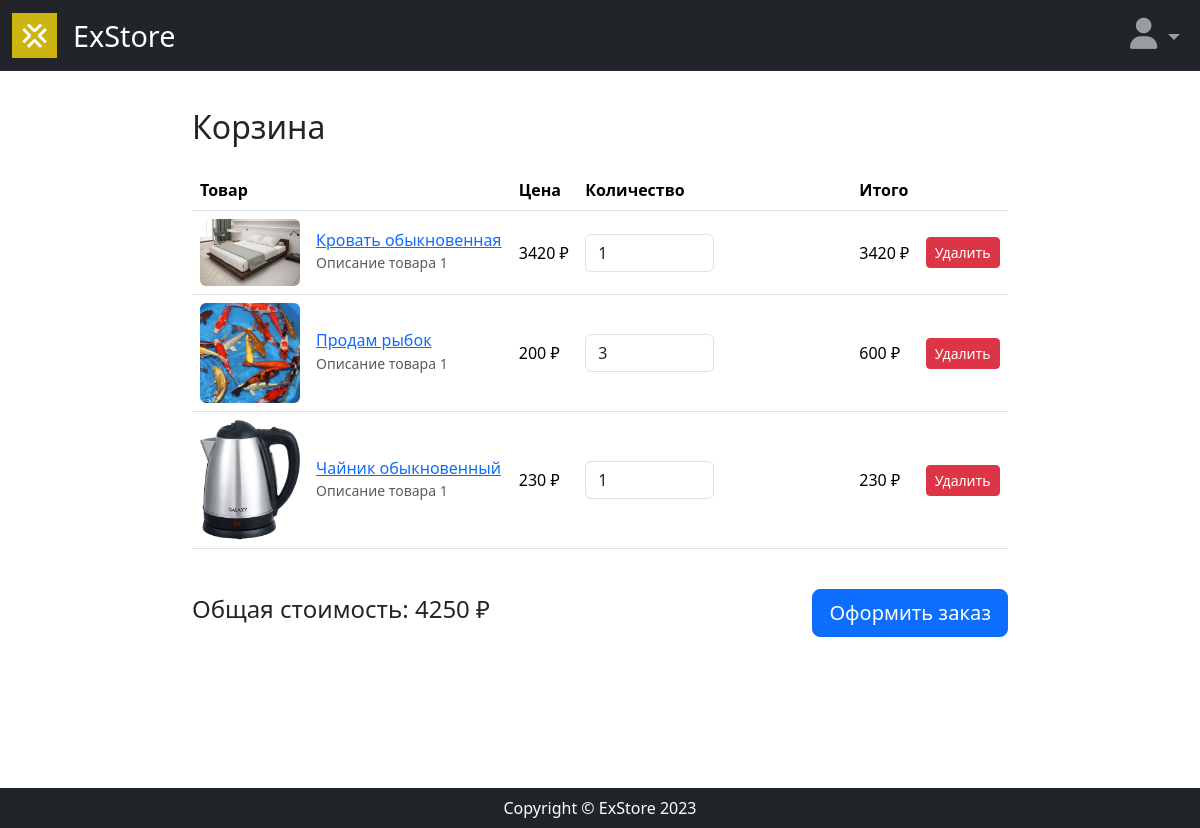
The app's page /user/cart/ (signed in) with its own data.
### users/models.py (models this page shows, shortened)
class Cart_item(models.Model):
    user = models.ForeignKey(User, on_delete=models.CASCADE, related_name='users')
    product = models.ForeignKey(Product, on_delete=models.CASCADE, related_name='products')
    time_create = models.DateTimeField(auto_now_add=True)
    time_update = models.DateTimeField(auto_now=True)
    count = models.PositiveIntegerField(default=1)
    class Meta:
        unique_together = ('user', 'product')
        verbose_name = 'Корзина'
        verbose_name_plural = 'Корзины'
        ordering = ["-time_update"]

### goods/models.py (models this page shows, shortened)
class Product(models.Model):
    name = models.CharField(max_length=100, unique=True)
    slug = models.SlugField(max_length=100, unique=True, blank=True, null=True)
    description = models.TextField(blank=True, null=True)
    price = models.PositiveIntegerField(default=0)
    time_create = models.DateTimeField(auto_now_add=True)
    time_update = models.DateTimeField(auto_now=True)
    category = models.ForeignKey(
        to=Category,
        on_delete=models.SET(Category.get_default_category),
        related_name='products'
    )

class ProductImage(models.Model):
    image = models.ImageField(upload_to="goods_images")
    product = models.ForeignKey(to=Product, on_delete=models.CASCADE, related_name='images')

### users/views.py (the view)
# urls.py: path('cart/', views.cart, name="cart"),
def cart(request):
    if request.method == "GET":
        curr_user = request.user
        user_cart = Cart_item.objects.filter(user=curr_user)
        total_sum = sum([cart_item.product.price * cart_item.count for cart_item in user_cart])
        context = {
            'user_cart': user_cart,
            'total_sum': total_sum
        }
        return render(request, 'users/cart.html', context=context)

### users/templatetags/cart_extras.py (called while the page is built)
@register.filter
def mul(value, arg):
    return value * arg

### users/templates/users/cart.html (shortened to what this page needs)
{% extends "main/base.html" %}
{% load cart_extras %}
{% block content %}
<div class="container mt-5">
    <h2 class="mb-4">Корзина</h2>
        <div class="table-responsive">
            <table class="table align-middle">
                <thead>
                    <tr>
                        <th scope="col">Товар</th>
                        <th scope="col">Цена</th>
                        <th scope="col">Количество</th>
                        <th scope="col">Итого</th>
                        <th scope="col"></th>
                    </tr>
                </thead>
                <tbody>
                    {% for cart_item in user_cart %}
                    <tr id="item_{{ cart_item.id }}">
                        <td>
                            <div class="d-flex align-items-center">
                                <a href="{% url "product:index" cart_item.product.slug %}">
                                <img src="{{ cart_item.product.images.first.image.url }}" class="rounded me-3" alt="Товар 1" width="100">
                                </a>
                                <div>
                                    <a href="{% url "product:index" cart_item.product.slug %}">
                                    <h5 class="mb-0">{{ cart_item.product.name }}</h5>
                                    </a>
                                    <small class="text-muted">Описание товара 1</small>
                                </div>
                            </div>
                        </td>
                        <td>{{ cart_item.product.price }} ₽</td>
                        <td>
                            <input type="number" class="form-control w-50" value="{{ cart_item.count }}" min="1" data-cart-item-id="{{ cart_item.id }}" onchange="UpdateCartItem(this, 'count')">
                        </td>
                        <td id="total_price_{{cart_item.id}}">{{ cart_item.product.price|mul:cart_item.count }} ₽</td>
                        <td>
                                <button type="submit" class="btn btn-danger btn-sm" data-cart-item-id="{{ cart_item.id }}" onclick="UpdateCartItem(this, 'delete')">Удалить</button>
                        </td>
                    </tr>
                    {% endfor %}
                </tbody>
            </table>
        </div>
        <div class="d-flex justify-content-between align-items-center mt-4">
            <h4 id="total_sum">Общая стоимость: {{ total_sum }} ₽</h4>
            <button class="btn btn-primary btn-lg">Оформить заказ</button>
        </div>
    </div>
</div>
{% endblock content %}

### static/css/base.css (style rules this page uses)
html, body { height: 100%; margin: 0; }
body { padding-top: 60px; padding-right: 0 !important }
h5 { font-size: 1em; }

### records on screen
Cart_item: product.images.first.image (picture), product.name "Кровать обыкновенная", product.price "3420", count "1", product.price|mul "3420"
Cart_item: product.images.first.image (picture), product.name "Продам рыбок", product.price "200", count "3", product.price|mul "600"
Cart_item: product.images.first.image (picture), product.name "Чайник обыкновенный", product.price "230", count "1", product.price|mul "230"

### other values on screen
{{ total_sum }} "4250"
